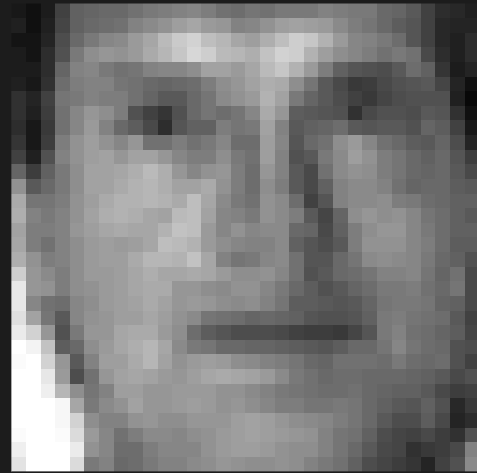
#> input picture dsp/images/image3.png, 477 x 473 px, found by its file name
$ python fourier.py
#> lines starting #> are read from the running program, lines starting #| are printed output that depends on the picture; long printed decimals are rounded
#> in main, image is the input picture: shape (473, 477, 3); min 8, max 255, mean 121.9
import cv2
import numpy as np
import matplotlib.pyplot as plt

# function to plot two images side by side for comparison
def plot(img1,img2,title1="",title2=""):
    fig, axes = plt.subplots(1, 2, figsize=(10, 5))
    # Plot data on the first subplot
    axes[0].imshow(img1,label=title1,cmap="gray")
    axes[0].set_title(title1)
    # Plot data on the second subplot
    axes[1].imshow(img2, label=title2,cmap="gray")
    axes[1].set_title(title2)
    plt.show()

# Function to apply fourier transform on an image
def fourier_transform(image_path):
    # Reading the image
#> called with image_path = 'images\\image3.png'
    image = cv2.imread(image_path)
    # Converting image to grayscale"
    gray = cv2.cvtColor(image, cv2.COLOR_BGR2GRAY)
    # Taking the fourier transform of the image4
    fourier = np.fft.fft2(gray,norm='ortho')
    # Shift the zero-frequency component to the center of the spectrum
    fourier_shift = np.fft.fftshift(fourier)
    # Calculating the magnitude of the fourier transform for shifted and unshifted
    magnitude_shift = np.abs(fourier_shift)

    # Scaling magnitude to lie between 0 and 255
    log_magnitude_spectrum = 20 * np.log10(1 + magnitude_shift)
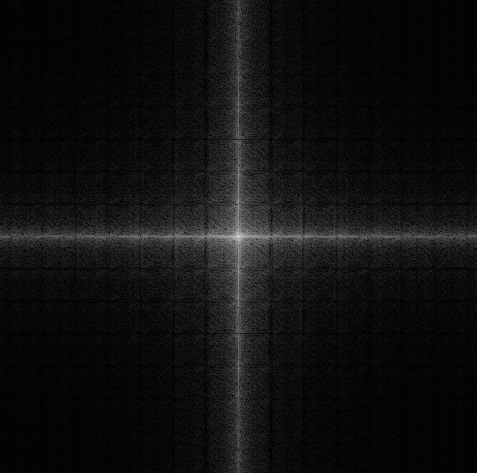
#> log_magnitude_spectrum: shape (473, 477) float64; min 0.0103, max 95.25, mean 6.2; drawn with min black and max white

    # Calculating the image energy
    img_energy = np.linalg.norm(gray,2,keepdims=False)
#> img_energy = 59951.1
    # Calculating the fourier transform energy
    fourier_energy = np.linalg.norm(fourier_shift,2,keepdims=False)
#> fourier_energy = 59951.1
    return log_magnitude_spectrum,img_energy,fourier_energy

def main():
    image_path = "images\image3.png"
    image = cv2.imread(image_path)
    ft_img,img_energy,fourier_energy = fourier_transform(image_path)
#> img_energy = 59951.1; fourier_energy = 59951.1
    # PLotting original image and shifted image
    image = cv2.cvtColor(image, cv2.COLOR_BGR2GRAY)
    plot(image,ft_img,"Original Image","Fourier shifted Image")
#> in plot, `plt.show()`:
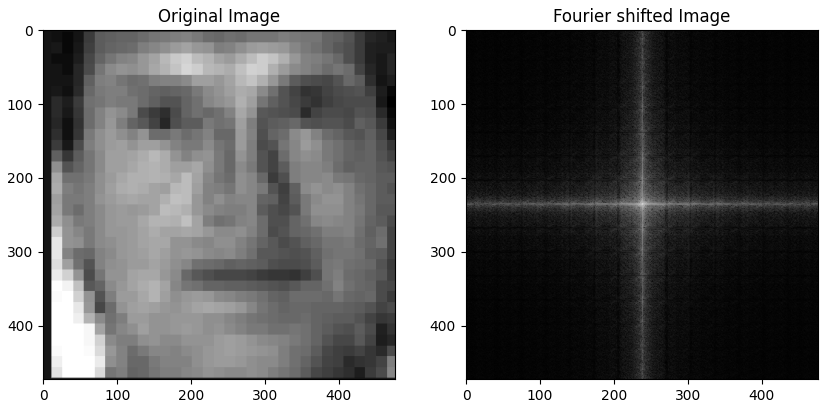
#> figure drawn by matplotlib, 2 panels

    print("Energy in the spatial (time) domain: ",img_energy)
#| Energy in the spatial (time) domain:  59951.131
    print("Energy in the frequency domain: ",fourier_energy)
#| Energy in the frequency domain:  59951.131

    normalization_factor = image.shape[0] * image.shape[1]
#> normalization_factor = 225621
    # Verify Parseval's theorem
    tolerance = 1e-5
    if np.abs(img_energy - fourier_energy) < tolerance:
        print("Energy conserved")
    else:
        print("Energy not conserved")

if __name__ == "__main__":
    main()

$ run again, with dsp/images/image1.jpeg saved as dsp/images/image3.png
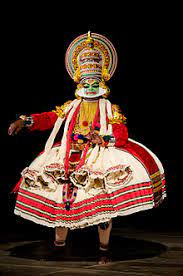
#> input picture dsp/images/image1.jpeg, 183 x 276 px, found by its file name
#> in main, image is the input picture: shape (276, 183, 3); mean B, G, R 35.7, 44.6, 66.3
#> in fourier_transform, `log_magnitude_spectrum = 20 * np.log10(1 + magnitude_shift)`:
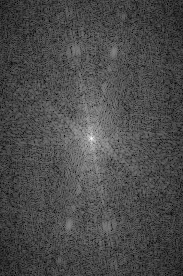
#> log_magnitude_spectrum: shape (276, 183) float64; min 0.981, max 81.02, mean 24.6; drawn with min black and max white
#> in fourier_transform, `img_energy = np.linalg.norm(gray,2,keepdims=False)`: img_energy = 16695.1
#> in plot, `plt.show()`:
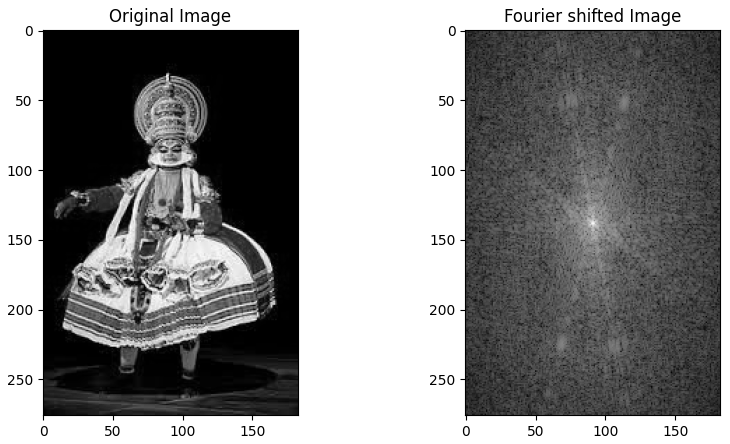
#> figure drawn by matplotlib, 2 panels
#| Energy in the spatial (time) domain:  16695.103
#| Energy in the frequency domain:  16695.103

$ run again, with dsp/images/image4.jpeg saved as dsp/images/image3.png
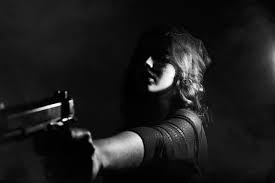
#> input picture dsp/images/image4.jpeg, 275 x 183 px, found by its file name
#> in main, image is the input picture: shape (183, 275, 3); min 0, max 255, mean 27.9
#> in fourier_transform, `log_magnitude_spectrum = 20 * np.log10(1 + magnitude_shift)`:
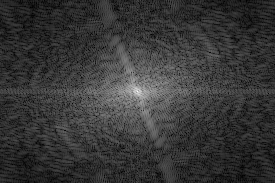
#> log_magnitude_spectrum: shape (183, 275) float64; min 0.212, max 75.94, mean 16.7; drawn with min black and max white
#> in fourier_transform, `img_energy = np.linalg.norm(gray,2,keepdims=False)`: img_energy = 7554.9
#> in plot, `plt.show()`:
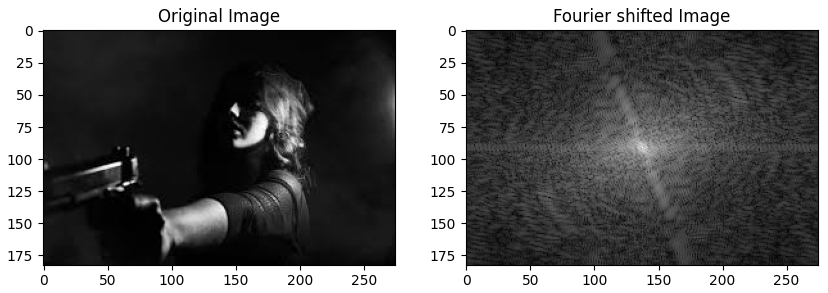
#> figure drawn by matplotlib, 2 panels
#| Energy in the spatial (time) domain:  7554.886
#| Energy in the frequency domain:  7554.886

$ run again, with dsp/images/image5.jpeg saved as dsp/images/image3.png
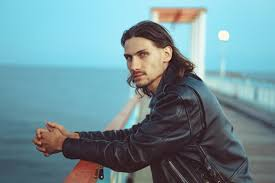
#> input picture dsp/images/image5.jpeg, 275 x 183 px, found by its file name
#> in main, image is the input picture: shape (183, 275, 3); mean B, G, R 153, 145.3, 112.7
#> in fourier_transform, `log_magnitude_spectrum = 20 * np.log10(1 + magnitude_shift)`:
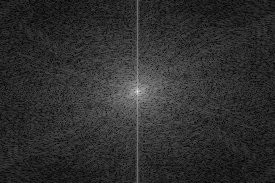
#> log_magnitude_spectrum: shape (183, 275) float64; min 0.228, max 89.72, mean 16.7; drawn with min black and max white
#> in fourier_transform, `img_energy = np.linalg.norm(gray,2,keepdims=False)`: img_energy = 32676.5
#> in plot, `plt.show()`:
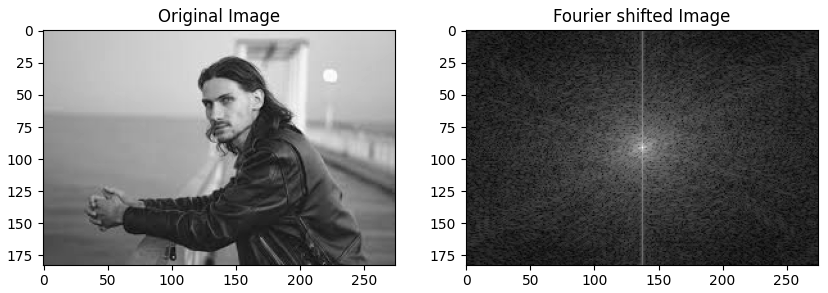
#> figure drawn by matplotlib, 2 panels
#| Energy in the spatial (time) domain:  32676.503
#| Energy in the frequency domain:  32676.503
